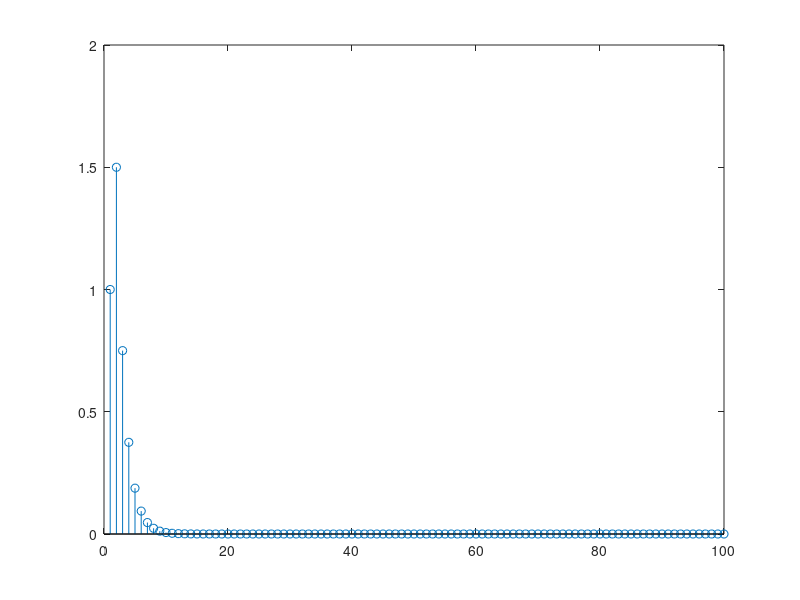

This figure's MATLAB source:

%% Question 

% y(n) = 1/2 * y(n-1) + x(n)

% where
% x(n) = d(n) + d(n-1)

% Compute y(n) for n = 0 1 2 ... 100

%% Solution 1

% initialize
y = zeros(100,1);
x = zeros(100,1);
    % set x
x(1) = 1;
x(2) = 1;

% first calculation
y(1) = x(1)

% Rest
for n = 2:100
   
    y(n) = 1/2 * y(n-1) + x(n);
    
end

stem([1:100],y)

%% Solution 2

% initialize
y = zeros(100,1);
x = zeros(100,1);
    % set x
x(1) = 1;
x(2) = 1;

% first calculation
y(1) = x(1)

y_buf = zeros(1,1);

for n = 1:100
   
    y(n)    = 1/2 * y_buf(1) + x(n);
    y_buf(1)= y(n); 
end

stem([1:100],y)




